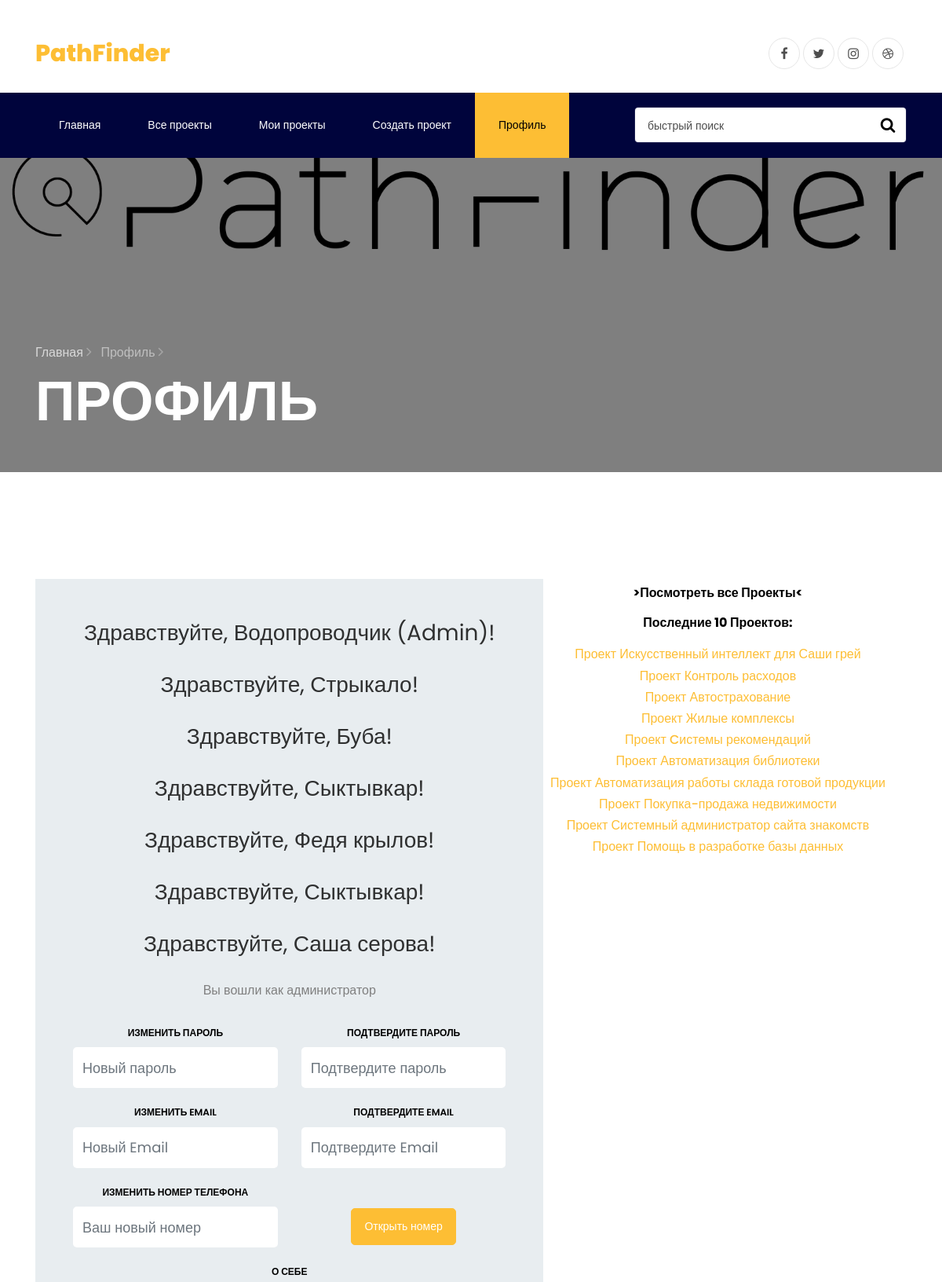
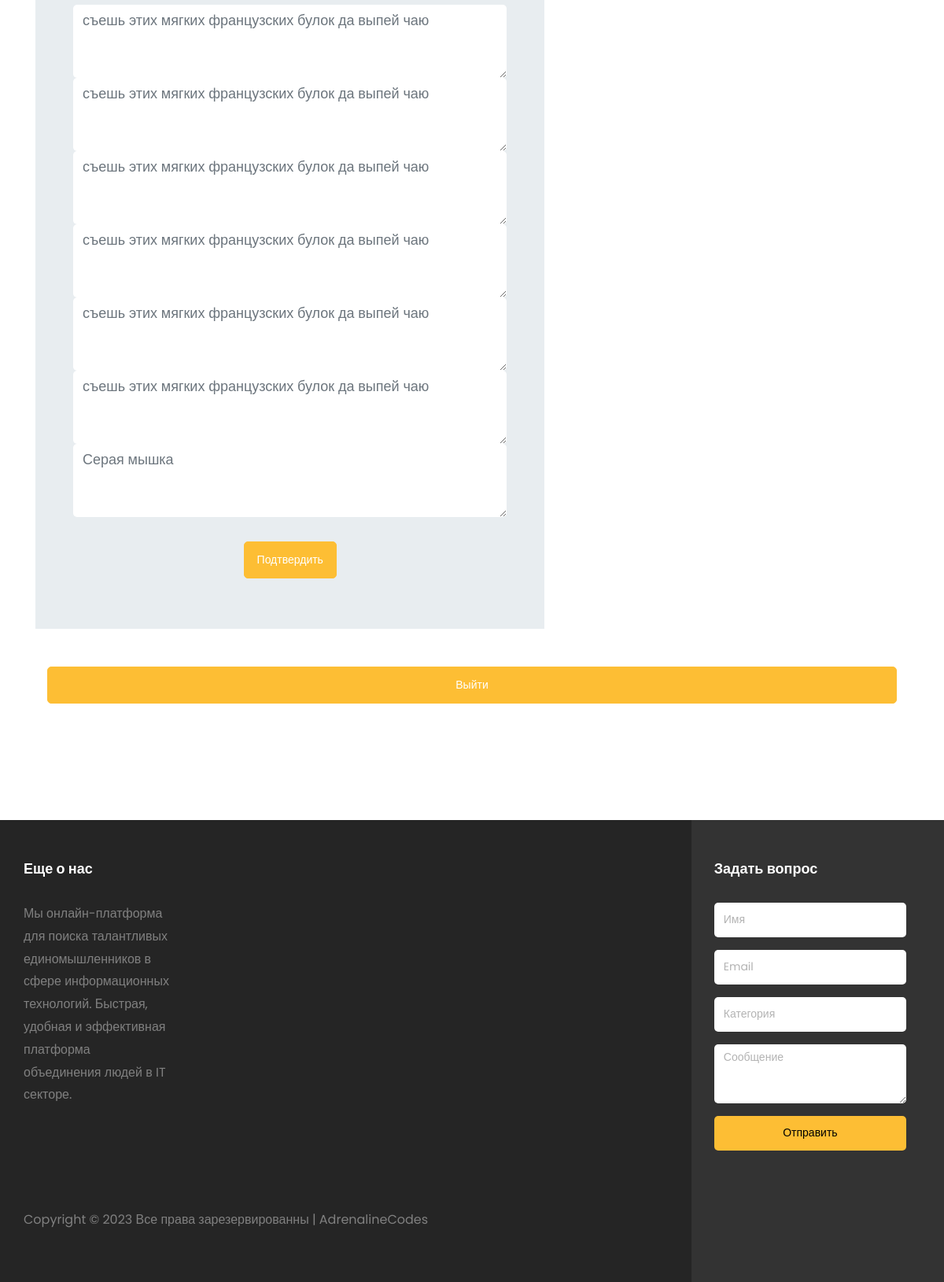
Page /lk.php on the committed database (2 pictures, top to bottom).
### tables this page shows
CREATE TABLE `users` (
  `user_id` int(11) UNSIGNED NOT NULL,
  `user_login` text NOT NULL,
  `user_password` text NOT NULL,
  `user_hash` varchar(32) NOT NULL DEFAULT '',
  `user_name` text DEFAULT NULL,
  `user_phone` varchar(999) NOT NULL,
  `user_mail` mediumtext NOT NULL,
  `user_request` mediumtext NOT NULL,
  `user_about` longtext NOT NULL,
  `vision` int(11) NOT NULL
);

CREATE TABLE `products` (
  `id` int(11) NOT NULL,
  `product_class` int(11) NOT NULL,
  `product_name` text NOT NULL,
  `product_price` int(11) NOT NULL,
  `product_text` text NOT NULL,
  `product_widetext` varchar(9999) NOT NULL,
  `product_image` text NOT NULL,
  `user_id` text NOT NULL,
  `user_answer` mediumtext NOT NULL,
  `cords` mediumtext NOT NULL
);

### main_script.php (called while the page is built, shortened)
<?php
$hashh = 0;
?>

### lk.php (the view, shortened to what this page needs)
<!DOCTYPE html>
<html lang="ru">
<?php
include 'main_script.php';
if (mysqli_query($link, "SELECT `user_id` FROM `users` WHERE `user_hash` LIKE '$hashh'")->fetch_array() != 0) {
  $resulttt = mysqli_query($link, "SELECT `user_id` FROM `users` WHERE `user_hash` LIKE '$hashh'");
  while ($dataaa = $resulttt->fetch_assoc()) {
    $userid = $dataaa['user_id'];
    $user_id = $userid;
  }
} else {
  header('Location: http://localhost/PathFinder/user.php');
}
?>
<head>
  <link rel="stylesheet" href="https://stackpath.bootstrapcdn.com/font-awesome/4.7.0/css/font-awesome.min.css">
  <link rel="stylesheet" href="css/animate.css">
  <link rel="stylesheet" href="css/owl.carousel.min.css">
  <link rel="stylesheet" href="css/owl.theme.default.min.css">
  <link rel="stylesheet" href="css/magnific-popup.css">
  <link rel="stylesheet" href="css/ionicons.min.css">
  <link rel="stylesheet" href="css/flaticon.css">
  <link rel="stylesheet" href="css/icomoon.css">
  <link rel="stylesheet" href="css/style.css">
</head>
<body>
  <div class="container pt-5">
    <div class="row justify-content-between">
      <div class="col">
        <a class="navbar-brand" href="index.php"><span> PathFinder</span></a>
      </div>
      <div class="col d-flex justify-content-end">
        <div class="social-media">
          <p class="mb-0 d-flex">
            <a href="#" class="d-flex align-items-center justify-content-center"><span class="fa fa-facebook"></span></a>
            <a href="#" class="d-flex align-items-center justify-content-center"><span class="fa fa-twitter"></span></a>
            <a href="#" class="d-flex align-items-center justify-content-center"><span class="fa fa-instagram"></span></a>
            <a href="#" class="d-flex align-items-center justify-content-center"><span class="fa fa-dribbble"></span></a>
          </p>
        </div>
      </div>
    </div>
  </div>
  <nav class="navbar navbar-expand-lg navbar-dark ftco_navbar bg-dark ftco-navbar-light" id="ftco-navbar">
    <div class="container">
      <form method="GET" class="searchform order-lg-last">
        <div class="form-group d-flex">
          <input type="text" name="search" class="form-control pl-3" placeholder="быстрый поиск">
          <button type="submit" placeholder="" class="form-control search"><span class="fa fa-search"></span></button>
        </div>
      </form>
      <div class="collapse navbar-collapse" id="ftco-nav">
        <ul class="navbar-nav mr-auto topmenu">
          <li class="nav-item"><a href="index.php" class="nav-link">Главная</a></li>
          <li class="nav-item"><a href="shop.php?category=0&page=1" class="nav-link">Все проекты </a></li>
          <?php
          if ($userid == 1) {
            echo '
						<li class="nav-item"><a href="orderinfo.php" class="nav-link">Админка</a></li>
						<li class="nav-item"><a href="contact.php" class="nav-link">Создать проект</a></li>';
          } elseif (mysqli_query($link, "SELECT `user_id` FROM `users` WHERE `user_hash` LIKE '$hashh'")->fetch_array() != 0) {
            echo '
						<li class="nav-item"><a href="cart.php" class="nav-link">Мои проекты</a></li>
						<li class="nav-item"><a href="contact.php" class="nav-link">Создать проект</a></li>';
          }
          ?>
          <li class="nav-item active"><a href="user.php" class="nav-link">Профиль</a></li>
        </ul>
      </div>
    </div>
  </nav>
  <section class="hero-wrap hero-wrap-2" style="background-image: url('images/logo3.png');"
    data-stellar-background-ratio="0.75">
    <div class="overlay"></div>
    <div class="container">
      <div class="row no-gutters slider-text align-items-end">
        <div class="col-md-9 ftco-animate pb-5">
          <p class="breadcrumbs mb-2"><span class="mr-2"><a href="index.php">Главная <i
                  class="ion-ios-arrow-forward"></i></a></span> <span>Профиль <i
                class="ion-ios-arrow-forward"></i></span></p>
          <h1 class="mb-0 bread">Профиль</h1>
        </div>
      </div>
    </div>
  </section>
  <section class="ftco-section text-center heading-section heading-section-white ftco-animate">
    <div class="container">
      <div class="row justify-content-center">
        <div class="col-md-12">
          <div class="wrapper">
            <?php
            echo '<div id="form-message-warning" class="mb-4"></div>
                  <div id="form-message-success" class="mb-4">
                  </div>
                  <form method="POST" id="contactForm" name="contactForm" class="contactForm">
                    <div class="row">
                      <div class="col-md-12">
                        <div class="form-group">';
            if (!isset($_GET['openid'])) {
              echo ' <div class="row no-gutters mb-5">
              <div class="col-md-7">
                <div class="contact-wrap w-100 p-md-5 p-4">
';
              $result = mysqli_query($link, "SELECT `user_name` FROM `users` WHERE `user_hash` LIKE '$hashh'");
              while ($row = $result->fetch_assoc()) {
                echo '<h3 class="mb-4">Здравствуйте,  ' . $row['user_name'] . '!</h3>';
              }
              $resulttt = mysqli_query($link, "SELECT `user_id` FROM `users` WHERE `user_hash` LIKE '$hashh'");
              while ($dataaa = $resulttt->fetch_assoc()) {
                $userid = $dataaa['user_id'];
                if ($userid == 1) {
                  echo 'Вы вошли как администратор';
                }
              }
              echo '
            <div id="form-message-warning" class="mb-4"></div>
            <div id="form-message-success" class="mb-4">
            </div>
            <form method="POST" id="contactForm" name="contactForm" class="contactForm">
              <div class="row">
                <div class="col-md-6">
                  <div class="form-group">
                    <label class="label" for="name">Изменить пароль</label>
                    <input name="pass1" type="pass1" class="form-control" placeholder="Новый пароль">
                  </div>
                </div>
                <div class="col-md-6">
                  <div class="form-group">
                    <label class="label" for="name">Подтвердите пароль</label>
                    <input name="pass2" type="pass2" class="form-control" placeholder="Подтвердите пароль">
                  </div>
                </div>
                <div class="col-md-6">
                  <div class="form-group">
                    <label class="label" for="name">Изменить Email</label>
                    <input name="Email1" type="Email1" class="form-control" placeholder="Новый Email">
                  </div>
                </div>
                <div class="col-md-6">
                  <div class="form-group">
                    <label class="label" for="name">Подтвердите Email</label>
                    <input name="Email2" type="Email2" class="form-control" placeholder="Подтвердите Email">
                  </div>
                </div>
                <div class="col-md-6">
                  <div class="form-group">
                    <label class="label" for="name">Изменить номер телефона</label>
                    <input name="phone" type="phone" class="form-control" placeholder="Ваш новый номер">
                  </div>
                </div>
                <div class="col-md-6">
                  <div class="form-group">
                    ';
              $vision2 = mysqli_query($link, "SELECT `vision` FROM `users` WHERE `user_id` LIKE '$user_id'");
              while ($vision1 = $vision2->fetch_assoc()) {
                $vision = $vision1['vision'];
              }
              if ($vision == 1) {
                echo '<input name="hidephone" class="btn btn-primary" type="submit" value="Скрыть номер"
                            style="margin-bottom: 0px;margin-top: 35px;">';
              } else {
                echo '<input name="showphone" class="btn btn-primary" type="submit" value="Открыть номер"
                            style="margin-bottom: 0px;margin-top: 35px;">';
              }
              echo '
                    <div class="submitting"></div>
                  </div>
                </div>
                <div class="col-md-12">
                  <div class="form-group">
                    <label class="label" for="name">О себе</label>
                    ';
              $date2 = mysqli_query($link, "SELECT `user_about` FROM `users` WHERE `user_hash` LIKE '$hashh'");
              while ($date1 = $date2->fetch_assoc()) {
                $date = $date1['user_about'];
                echo '<textarea id="" cols="30" rows="3" class="form-control" <input name="about" type="about" class="form-control" placeholder="' . $date . '"></textarea>';
              }
              echo '
                  </div>
                </div>
                <div class="col-md-12">
                  <div class="form-group">
                    <input name="submitt" class="btn btn-primary" type="submit" value="Подтвердить"
                      style="margin-bottom: 0px;margin-top: 15px;">
                    <div class="submitting"></div>
                  </div>
                </div>
              </div>
              ';
              echo '
          </div>
        </div>
        </form>
        <div class="col-md-13 text-center heading-section heading-section-white ftco-animate">
          ';
              $result = mysqli_query($link, "SELECT `user_id` FROM `users` WHERE `user_hash` LIKE '$hashh'");
              while ($data = $result->fetch_assoc()) {
                $userid = $data['user_id'];
                if ($userid == 1) {
                  echo '<a href="orderinfo.php" class="py-1 d-block subheading ">>Посмотреть все Проекты<</a>
                    <span class="subheading">Последние 10 Проектов:</span>
                    <div class="text mt-3 text-center">';
                  $result = mysqli_query($link, "SELECT MAX(`id`) FROM `products` WHERE 1");
                  while ($row = $result->fetch_assoc()) {
                    $maxid = $row['MAX(`id`)'];
                  }
                  $i = $maxid - 15;
                  while ($maxid > $i) {
                    $result = mysqli_query($link, "SELECT `product_name` FROM `products` WHERE `id` LIKE '$i'");
                    while ($row = $result->fetch_assoc()) {
                      echo '<h6 class="heading"><a href=productinfo.php?id=' . $i . '>Проект ' . $row['product_name'] . ' </a></h6>';
                    }
                    $i = $i + 1;
                  }
                }
              }
              echo '
                </div>
              </div>
            </div>
            </div>
            </div>
            </div>
            <div class="col-md-12">
              <div class="form-group">
                <form method="POST">
                  <input name="exit" class="col-md-12 btn btn-primary" type="submit" value="Выйти">
                </form>
              </div>
            </div>
            ';
            }
            ?>
  </section>
  <footer class="footer">
    <div class="container-fluid px-lg-5">
      <div class="row">
        <div class="col-md-9 py-5">
          <div class="row">
            <div class="col-md-4 mb-md-0 mb-4">
              <h2 class="footer-heading">Еще о нас</h2>
              <p>Мы онлайн-платформа для поиска талантливых единомышленников в сфере информационных технологий. Быстрая,
                удобная и эффективная платформа объединения людей в IT секторе.</p>
              <ul class="ftco-footer-social p-0">
              </ul>
            </div>
            <div class="col-md-8">
            </div>
          </div>
          <div class="row mt-md-5">
            <div class="col-md-12">
              <p class="copyright">
                Copyright &copy;
                <script>document.write(new Date().getFullYear());</script> Все права зарезервированны |
                AdrenalineCodes</a>
              </p>
            </div>
          </div>
        </div>
        <div class="col-md-3 py-md-5 py-4 aside-stretch-right pl-lg-5">
          <h2 class="footer-heading">Задать вопрос</h2>
          <form action="#" class="contact-form">
            <div class="form-group">
              <input type="text" class="form-control" placeholder="Имя">
            </div>
            <div class="form-group">
              <input type="text" class="form-control" placeholder="Email">
            </div>
            <div class="form-group">
              <input type="text" class="form-control" placeholder="Категория">
            </div>
            <div class="form-group">
              <textarea name="" id="" cols="30" rows="3" class="form-control" placeholder="Сообщение"></textarea>
            </div>
            <div class="form-group">
              <button type="submit" class="form-control submit px-3">Отправить</button>
            </div>
          </form>
        </div>
      </div>
    </div>
  </footer>
</body>
</html>

### rows in the picture
users: shows "Вы вошли как администратор"
products: product_name "Искусственный интеллект для Саши грей"
products: product_name "Контроль расходов"
products: product_name "Автострахование"
products: product_name "Жилые комплексы"
products: product_name "Cистемы рекомендаций"
products: product_name "Автоматизация библиотеки"
products: product_name "Автоматизация работы склада готовой продукции"
products: product_name "Покупка-продажа недвижимости"
products: product_name "Системный администратор сайта знакомств"
products: product_name "Помощь в разработке базы данных"

### other values in the picture
$row['user_name'] "Водопроводчик (Admin)"
$row['user_name'] "Стрыкало"
$row['user_name'] "Буба"
$row['user_name'] "Сыктывкар"
$row['user_name'] "Федя крылов"
$row['user_name'] "Саша серова"
